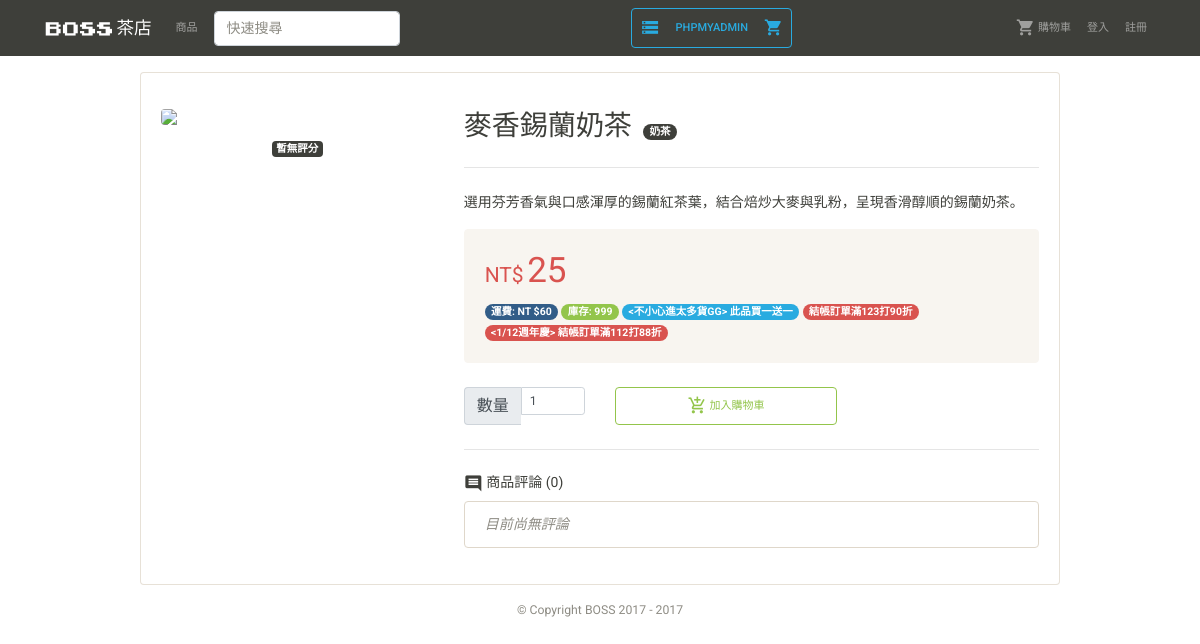
/product_detail.php?ID=32, run on the app's committed database.
### tables this page shows
CREATE TABLE DISCOUNT (
  ID INT(7) UNSIGNED AUTO_INCREMENT PRIMARY KEY,
  Type ENUM('shipping', 'seasoning', 'event'),
  PeriodFrom DATE NOT NULL,
  PeriodTo DATE NOT NULL,
  Requirement INT(7) UNSIGNED,
  Rate DOUBLE(3,3) NOT NULL,
  Info VARCHAR(100) NOT NULL,
  EventType ENUM('BOGO', 'discount')
);

### product_discount.php (the view, shortened to what this page needs)
<?php
function PrintProductDetailDiscountBadge($info, $discount, $color){
  $full_discount_text = '<' .$info . '> ' . $discount;
  echo '<span class="badge badge-pill badge-'.$color.'">'. $full_discount_text .'</span> ';
}
$sql = 'SELECT * FROM DISCOUNT';
$result = $conn->query($sql);
while($rows = mysqli_fetch_array($result))
{
  if((date('Y-m-d')>=$rows['PeriodFrom']) && (date('Y-m-d')<=$rows['PeriodTo'])){
    switch ($rows['Type']) {
      case 'seasoning':
        $discount='結帳訂單滿'. $rows['Requirement'] .'打'.($rows['Rate']*100).'折';
        break;
      case 'event':
        $sql = "SELECT * FROM PRODUCT P , DISCOUNT D
         WHERE P.ID = ".$_GET['ID'].
         " AND D.ID = P.DID AND D.ID=". $rows['ID'];
        $result_this_product=$conn->query($sql);
        if(mysqli_num_rows($result_this_product)>=1){
          $rows_this_product = mysqli_fetch_array($result_this_product);
          if($rows_this_product['EventType']=='BOGO'){
            $discount= '此品買一送一';
          } else if($rows_this_product['EventType']=='discount'){
            $discount= '此品項'.($rows['Rate']*100).'折';
          }
          $color='info';
          PrintProductDetailDiscountBadge($rows['Info'], $discount, $color);
        }
        break;
    }
  }
}

### data on the page
discount: full_discount_text "<不小心進太多貨GG> 此品買一送一"
discount: Info "結帳訂單滿123打90折"
discount: Info "<1/12週年慶> 結帳訂單滿112打88折"

### other printed values
$rows['PName'] "麥香錫蘭奶茶"
$rows['CName'] "奶茶"
$rows['PInfo'] "選用芬芳香氣與口感渾厚的錫蘭紅茶葉，結合焙炒大麥與乳粉，呈現香滑醇順的錫蘭奶茶。"
$rows['PPriceF'] "25"
$rows['PStock'] "999"
$comment_num "0"
